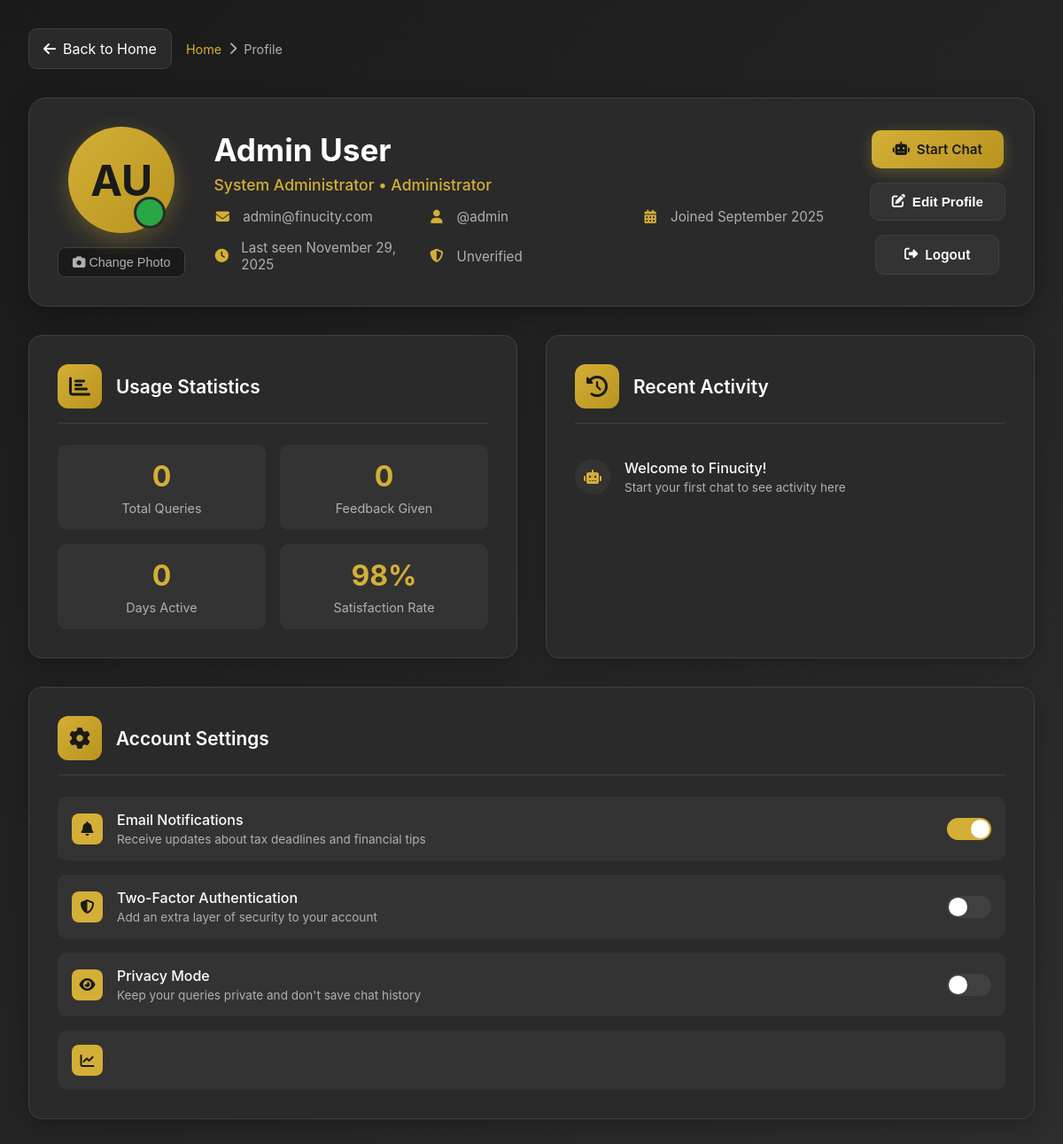
The page /profile (signed in) on the database as committed earlier.
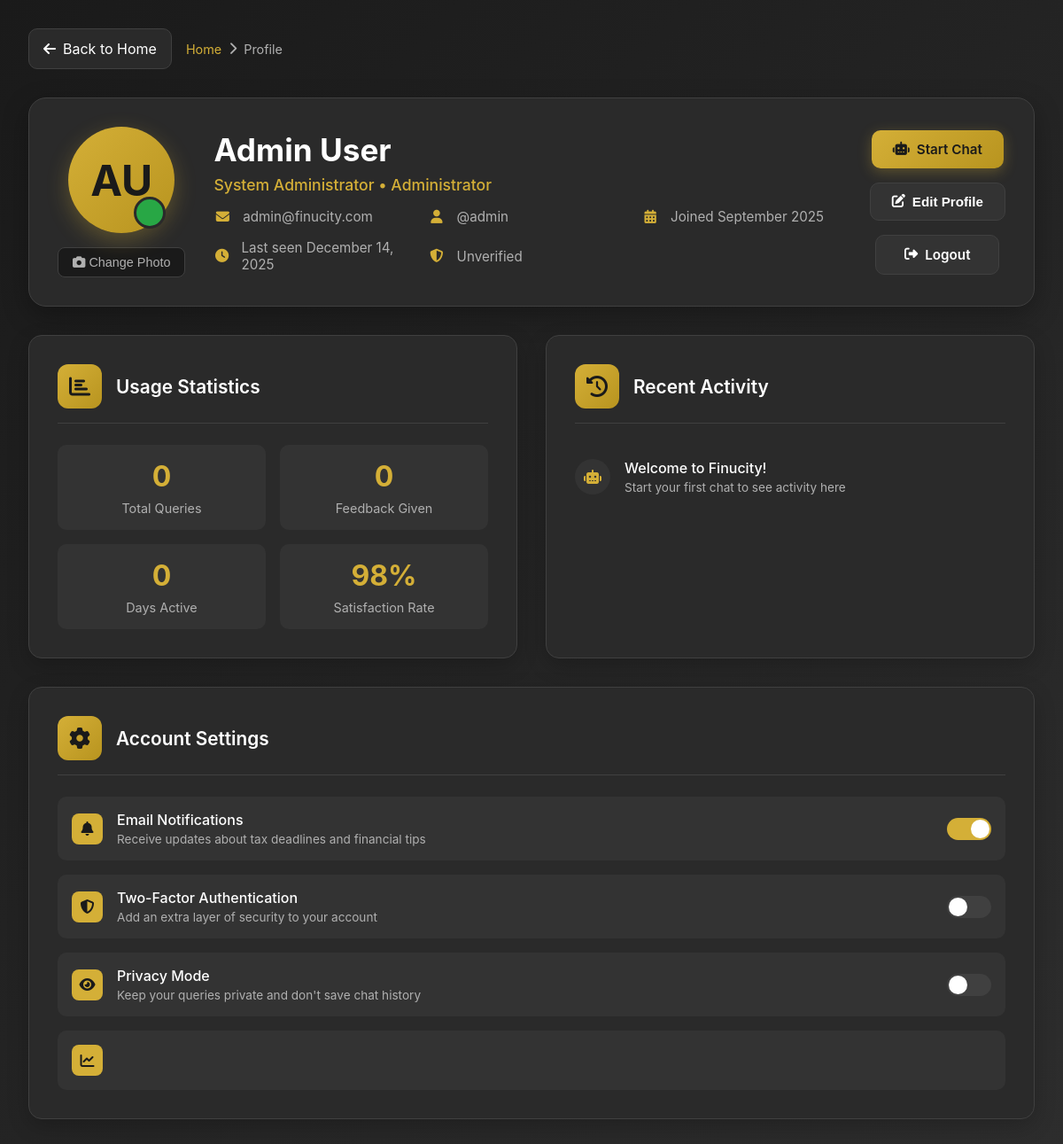
The same page on the database as committed later.
### finucity/models.py (models this page shows, shortened)
class User(UserMixin, db.Model):
    __tablename__ = 'users'
    id = db.Column(db.Integer, primary_key=True)
    username = db.Column(db.String(80), unique=True, nullable=False, index=True)
    email = db.Column(db.String(120), unique=True, nullable=False, index=True)
    password_hash = db.Column(db.String(200), nullable=False)
    first_name = db.Column(db.String(50), nullable=False)
    last_name = db.Column(db.String(50), nullable=False)
    phone = db.Column(db.String(15))
    profession = db.Column(db.String(100))
    city = db.Column(db.String(50))
    state = db.Column(db.String(50))
    is_active = db.Column(db.Boolean, default=True)
    is_admin = db.Column(db.Boolean, default=False)
    email_verified = db.Column(db.Boolean, default=False)
    created_at = db.Column(db.DateTime, default=datetime.utcnow)
    last_login = db.Column(db.DateTime)
    last_seen = db.Column(db.DateTime, default=datetime.utcnow)
    chat_queries = db.relationship('ChatQuery', backref='user', lazy='dynamic', cascade='all, delete-orphan')
    conversations = db.relationship('Conversation', backref='user', lazy='dynamic', cascade='all, delete-orphan')
    feedback_entries = db.relationship(
        'UserFeedback',
        foreign_keys='UserFeedback.user_id',
        backref='user',
        lazy='dynamic',
        cascade='all, delete-orphan'
    )
    admin_responses = db.relationship(
        'UserFeedback',
        foreign_keys='UserFeedback.admin_user_id',
        backref='admin',
        lazy='dynamic'
    )
    @property
    def full_name(self) -> str:
        return f"{self.first_name} {self.last_name}"

### finucity/routes.py (the view)
@main_bp.route('/profile', endpoint='profile')
@login_required
def profile():
    return render_template('profile.html', user=current_user)

### app.py (called while the page is built)
@login_manager.user_loader
def load_user(user_id):
    return User.query.get(int(user_id))

@app.context_processor
def utility_processor():
    return dict(hasattr=hasattr, getattr=getattr, isinstance=isinstance, len=len, str=str, int=int, float=float, bool=bool)

### finucity/routes.py (called while the page is built)
def check_ca_access():
    if not current_user. is_authenticated:
        return False
    user_role = getattr(current_user, 'role', 'user')
    return user_role in ['ca', 'admin']

def check_admin_access():
    if not current_user. is_authenticated:
        return False
    user_role = getattr(current_user, 'role', 'user')
    return user_role == 'admin'

@main_bp. context_processor
def inject_current_year():
    return {
        'current_year': datetime.now().year,
        'current_date': datetime. now().strftime('%B %d, %Y')
    }

@main_bp.context_processor
def inject_supabase_env():
    return {
        'SUPABASE_URL': os.getenv('SUPABASE_URL', ''),
        'SUPABASE_ANON_KEY':  os.getenv('SUPABASE_ANON_KEY', '')
    }

### finucity/templates/profile.html (shortened to what this page needs)
<!DOCTYPE html>
<html lang="en">
<head>
    <link rel="stylesheet" href="https://cdnjs.cloudflare.com/ajax/libs/font-awesome/6.4.0/css/all.min.css">
</head>
<body>
    <div class="container">
        <div class="back-nav">
            <a href="{{ url_for('main.home') }}" class="back-btn">
                <i class="fas fa-arrow-left"></i>
                <span>Back to Home</span>
            </a>
            <div class="breadcrumb">
                <a href="{{ url_for('main.home') }}">Home</a>
                <i class="fas fa-chevron-right"></i>
                <span>Profile</span>
            </div>
        </div>
        <div class="header">
            <div class="avatar-section">
                <div class="user-avatar">
                    {{ user.first_name[0] }}{{ user.last_name[0] }}
                </div>
                <button class="avatar-upload">
                    <i class="fas fa-camera"></i> Change Photo
                </button>
            </div>
            <div class="user-info">
                <h1 class="user-name">{{ user.full_name }}</h1>
                <p class="user-title">
                    {% if user.profession %}
                        {{ user.profession }}
                    {% else %}
                        Finucity User
                    {% endif %}
                    {% if user.is_admin %} • Administrator{% endif %}
                </p>
                <div class="user-meta">
                    <div class="meta-item">
                        <i class="fas fa-envelope"></i>
                        <span>{{ user.email }}</span>
                    </div>
                    <div class="meta-item">
                        <i class="fas fa-user"></i>
                        <span>@{{ user.username }}</span>
                    </div>
                    <div class="meta-item">
                        <i class="fas fa-calendar-alt"></i>
                        <span>Joined {{ user.created_at.strftime('%B %Y') if user.created_at else 'Recently' }}</span>
                    </div>
                    <div class="meta-item">
                        <i class="fas fa-clock"></i>
                        <span>Last seen {{ user.last_login.strftime('%B %d, %Y') if user.last_login else 'Never' }}</span>
                    </div>
                    <div class="meta-item">
                        <i class="fas fa-shield-alt"></i>
                        <span>{% if user.email_verified %}Verified Account{% else %}Unverified{% endif %}</span>
                    </div>
                </div>
            </div>
            <div class="header-actions">
                <a href="{{ url_for('chat.chat_interface') }}" class="btn btn-primary">
                    <i class="fas fa-robot"></i>
                    Start Chat
                </a>
                <button class="btn btn-secondary" onclick="openEditProfile()">
                    <i class="fas fa-edit"></i>
                    Edit Profile
                </button>
                <a href="{{ url_for('auth.logout') }}" class="btn btn-secondary">
                    <i class="fas fa-sign-out-alt"></i>
                    Logout
                </a>
            </div>
        </div>
        <div class="main-content">
            <div class="card">
                <div class="card-header">
                    <div class="card-icon">
                        <i class="fas fa-chart-bar"></i>
                    </div>
                    <h2 class="card-title">Usage Statistics</h2>
                </div>
                <div class="stat-grid">
                    <div class="stat-item">
                        <div class="stat-number">{{ user_stats.total_queries if user_stats else 0 }}</div>
                        <div class="stat-label">Total Queries</div>
                    </div>
                    <div class="stat-item">
                        <div class="stat-number">{{ user_stats.total_feedback if user_stats else 0 }}</div>
                        <div class="stat-label">Feedback Given</div>
                    </div>
                    <div class="stat-item">
                        <div class="stat-number">{{ user_stats.days_active if user_stats else 0 }}</div>
                        <div class="stat-label">Days Active</div>
                    </div>
                    <div class="stat-item">
                        <div class="stat-number">{{ user_stats.satisfaction_rate if user_stats else 98 }}%</div>
                        <div class="stat-label">Satisfaction Rate</div>
                    </div>
                </div>
            </div>
            <div class="card">
                <div class="card-header">
                    <div class="card-icon">
                        <i class="fas fa-history"></i>
                    </div>
                    <h2 class="card-title">Recent Activity</h2>
                </div>
                <ul class="recent-activity">
                    {% if recent_queries %}
                        {% for query in recent_queries %}
                        <li class="activity-item">
                            <div class="activity-icon">
                                <i class="fas fa-{{ 'chart-line' if query.category == 'investment' else 'file-invoice-dollar' if query.category == 'income_tax' else 'building' if query.category == 'gst' else 'question' }}"></i>
                            </div>
                            <div class="activity-content">
                                <div class="activity-title">{{ query.question[:60] }}{% if query.question|length > 60 %}...{% endif %}</div>
                                <div class="activity-time">{{ query.timestamp.strftime('%B %d, %Y at %I:%M %p') if query.timestamp else 'Recently' }}</div>
                            </div>
                        </li>
                        {% endfor %}
                    {% else %}
                        <li class="activity-item">
                            <div class="activity-icon">
                                <i class="fas fa-robot"></i>
                            </div>
                            <div class="activity-content">
                                <div class="activity-title">Welcome to Finucity!</div>
                                <div class="activity-time">Start your first chat to see activity here</div>
                            </div>
                        </li>
                    {% endif %}
                </ul>
            </div>
            <div class="card full-width">
                <div class="card-header">
                    <div class="card-icon">
                        <i class="fas fa-cog"></i>
                    </div>
                    <h2 class="card-title">Account Settings</h2>
                </div>
                <div class="account-settings">
                    <div class="setting-item">
                        <div class="setting-info">
                            <div class="setting-icon">
                                <i class="fas fa-bell"></i>
                            </div>
                            <div class="setting-details">
                                <h4>Email Notifications</h4>
                                <p>Receive updates about tax deadlines and financial tips</p>
                            </div>
                        </div>
                        <div class="toggle-switch active" onclick="toggleSetting(this)"></div>
                    </div>
                    <div class="setting-item">
                        <div class="setting-info">
                            <div class="setting-icon">
                                <i class="fas fa-shield-alt"></i>
                            </div>
                            <div class="setting-details">
                                <h4>Two-Factor Authentication</h4>
                                <p>Add an extra layer of security to your account</p>
                            </div>
                        </div>
                        <div class="toggle-switch" onclick="toggleSetting(this)"></div>
                    </div>
                    <div class="setting-item">
                        <div class="setting-info">
                            <div class="setting-icon">
                                <i class="fas fa-eye"></i>
                            </div>
                            <div class="setting-details">
                                <h4>Privacy Mode</h4>
                                <p>Keep your queries private and don't save chat history</p>
                            </div>
                        </div>
                        <div class="toggle-switch" onclick="toggleSetting(this)"></div>
                    </div>
                    <div class="setting-item">
                        <div class="setting-info">
                            <div class="setting-icon">
                                <i class="fas fa-chart-line"></i>
                            </div>

Rows that differ between the two databases and show on the page:
changed User "Admin User": last_login "November 29, 2025" → "December 14, 2025"
